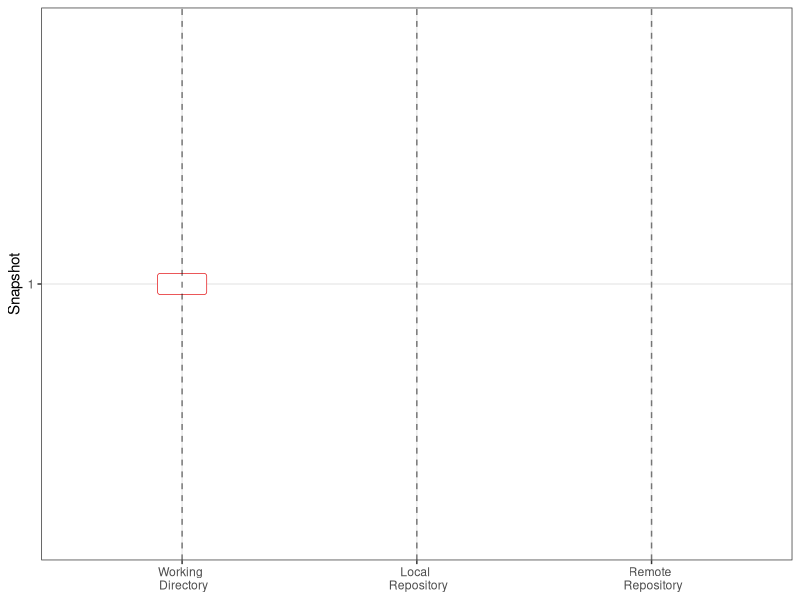
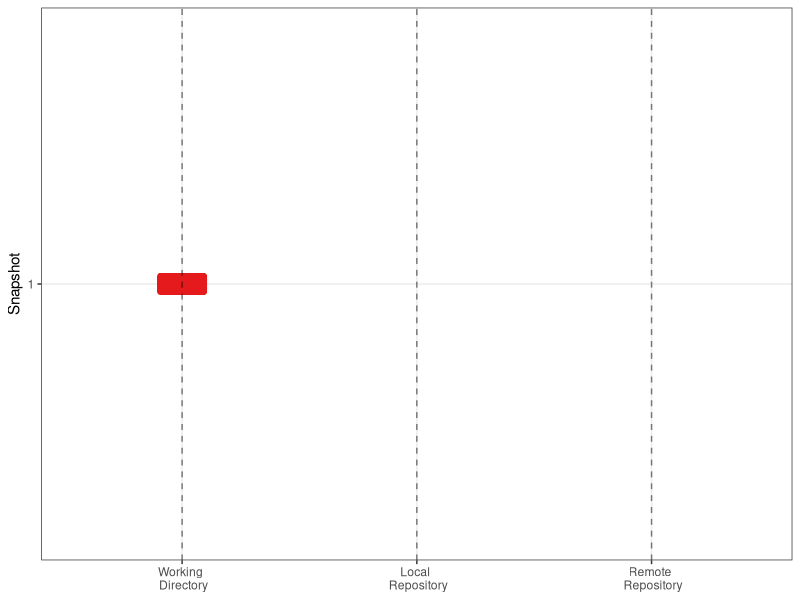
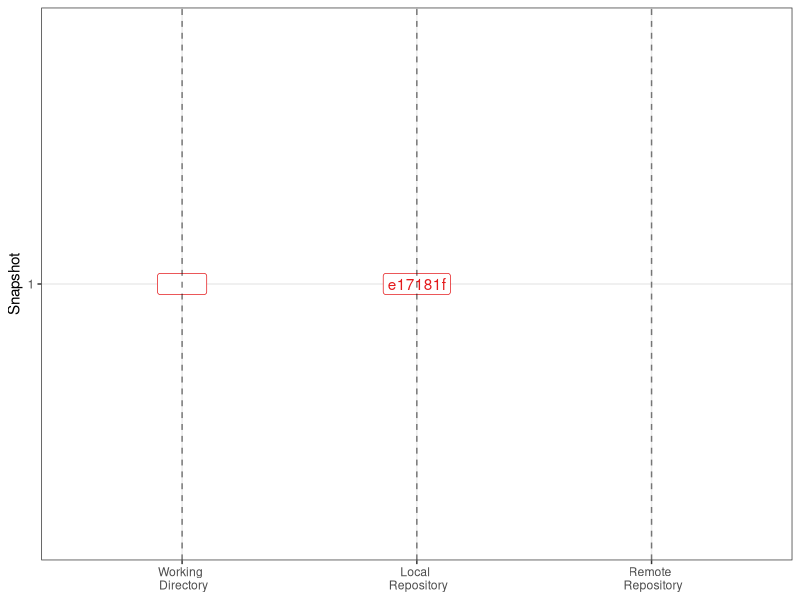
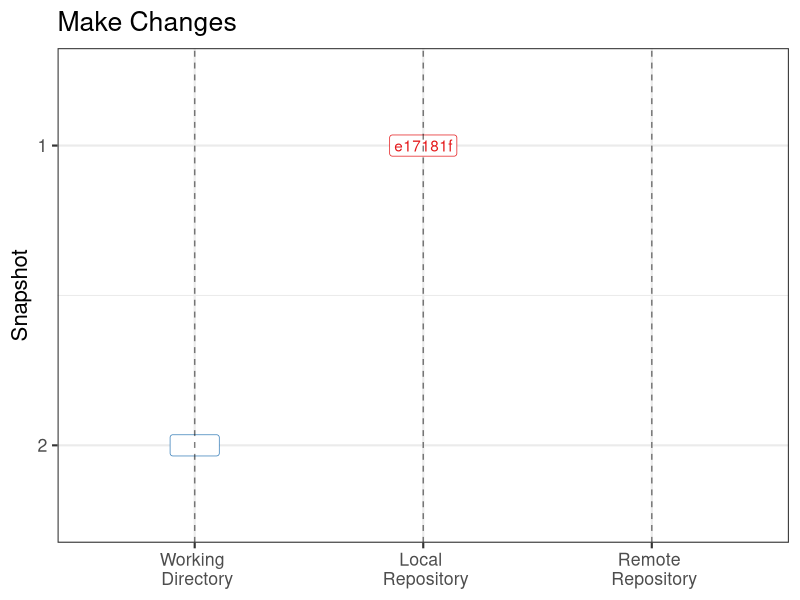
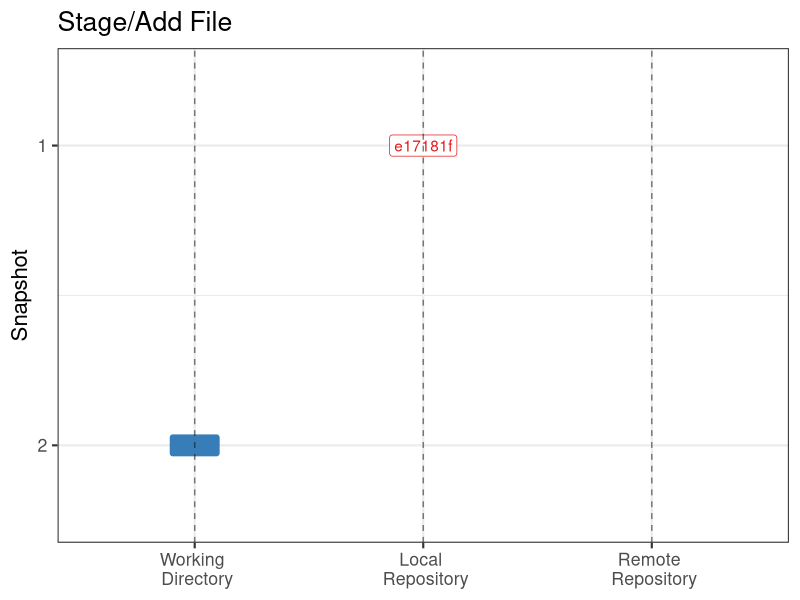
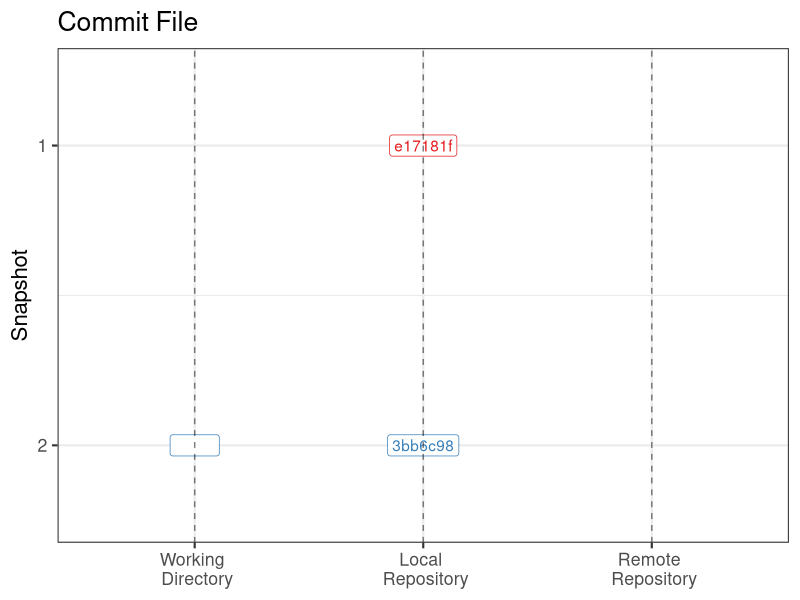
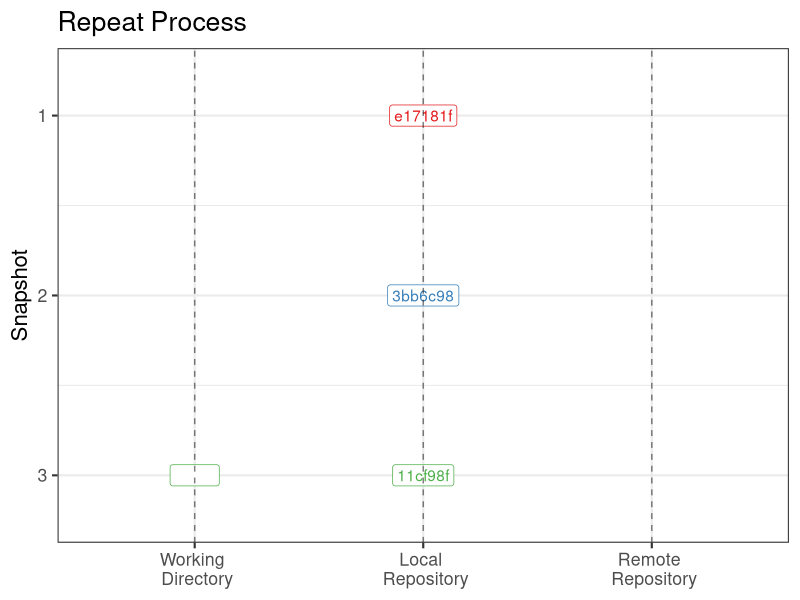

Recreate these plots in R, in order.
## ---- chunk 1
#| echo: false
#| message: false
#| warning: false
#| label: fig-init
#| fig-cap: The Git workspace after you have initilized a repository.
#| fig-height: 2
library(ggplot2)
library(tidyverse)
library(RColorBrewer)
dat <- 
  data.frame(location = c(1),
             snapshot = c(1),
             sha = c("none")) %>%
  mutate(fill = "",
         label = "          ")
  
#color/fill scale
my_colors <- c("#FFFFFF", brewer.pal(length(unique(dat$snapshot)), "Set1"))
names(my_colors) <- c("", unique(dat$sha))

ggplot(dat, aes(x = location, y = snapshot, label = label, color = sha)) + #
  geom_label() +
  geom_vline(xintercept = 1:3,
             linetype = 2,
             alpha = 0.5) +
  scale_x_discrete(limits = c("Working \n Directory",
                              "Local \n Repository",
                              "Remote \n Repository")) +
  scale_y_continuous(breaks = function(x) unique(floor(pretty(seq(0, max(x) + 1) * 1.1))),
                     trans = "reverse") +
  scale_color_manual(values = my_colors) +
  scale_fill_manual(values = my_colors) +
  guides(color = "none", fill = "none") +
  labs(x = NULL, y = "Snapshot") +
  theme_bw()
## ---- chunk 2
#| echo: false 
#| message: false 
#| warning: false 
#| label: fig-add
#| fig-cap: The Git workspace after you have staged files in your working directory which you intend to add to your local repository.
#| fig-height: 2 
dat <- 
  data.frame(location = c(1),
             snapshot = c(1),
             sha = c("none")) %>%
  mutate(fill = sha,
         label = "          ")
  
#color/fill scale
my_colors <- c("#FFFFFF", brewer.pal(length(unique(dat$snapshot)), "Set1"))
names(my_colors) <- c("", unique(dat$sha))

ggplot(dat, aes(x = location, y = snapshot, label = label, fill = fill, color = sha)) + #
  geom_label() +
  geom_vline(xintercept = 1:3,
             linetype = 2,
             alpha = 0.5) +
  scale_x_discrete(limits = c("Working \n Directory",
                              "Local \n Repository",
                              "Remote \n Repository")) +
  scale_y_continuous(breaks = function(x) unique(floor(pretty(seq(0, max(x) + 1) * 1.1))),
                     trans = "reverse") +
  scale_color_manual(values = my_colors) +
  scale_fill_manual(values = my_colors) +
  guides(color = "none", fill = "none") +
  labs(x = NULL, y = "Snapshot") +
  theme_bw()
## ---- chunk 3
#| echo: false 
#| message: false 
#| warning: false 
#| label: fig-commit
#| fig-cap: The Git workspace after you have committed your staged files to your local repository.
#| fig-height: 2 
dat <- 
  data.frame(location = c(1, 2),
             snapshot = c(1, 1),
             sha = c("e17181f", "e17181f")) %>%
  mutate(fill = "", #ifelse(location %in% c(1, 5), sha, ""),
         label = ifelse(location %in% c(1, 5), "          ", sha))
  
#color/fill scale
my_colors <- c("#FFFFFF", brewer.pal(length(unique(dat$snapshot)), "Set1"))
names(my_colors) <- c("", unique(dat$sha))

ggplot(dat, aes(x = location, y = snapshot, label = label, fill = fill, color = sha)) + #
  geom_label() +
  geom_vline(xintercept = 1:3,
             linetype = 2,
             alpha = 0.5) +
  scale_x_discrete(limits = c("Working \n Directory",
                              "Local \n Repository",
                              "Remote \n Repository")) +
  scale_y_continuous(breaks = function(x) unique(floor(pretty(seq(0, max(x) + 1) * 1.1))),
                     trans = "reverse") +
  scale_color_manual(values = my_colors) +
  scale_fill_manual(values = my_colors) +
  guides(color = "none", fill = "none") +
  labs(x = NULL, y = "Snapshot") +
  theme_bw()
## ---- chunk 4
#| echo: false 
#| message: false 
#| warning: false
#| fig.height: 4

dat <- 
  data.frame(location = c(1, 2),
             snapshot = c(2, 1),
             sha = c("none", "e17181f")) %>%
  mutate(fill = "", #ifelse(location %in% c(1, 5), sha, ""),
         label = ifelse(location %in% c(1, 5), "          ", sha))
  
#color/fill scale
my_colors <- c("#FFFFFF", brewer.pal(9, "Set1"))
names(my_colors) <- c("", unique(dat$sha)[rev(sort(unique(dat$snapshot)))])

ggplot(dat, aes(x = location, y = snapshot, label = label, fill = fill, color = sha)) + 
  geom_label() +
  geom_vline(xintercept = 1:3,
             linetype = 2,
             alpha = 0.5) +
  scale_x_discrete(limits = c("Working \n Directory",
                              "Local \n Repository",
                              "Remote \n Repository")) +
  scale_y_continuous(breaks = function(x) unique(floor(pretty(seq(0, max(x) + 1) * 1.1))),
                     limits = c(max(dat$snapshot) + 0.25, min(dat$snapshot) - 0.25),
                     trans = "reverse") +
  scale_color_manual(values = my_colors) +
  scale_fill_manual(values = my_colors) +
  guides(color = "none", fill = "none") +
  labs(title = "Make Changes", x = NULL, y = "Snapshot") +
  theme_bw(base_size = 16)
## ---- chunk 5
#| echo: false 
#| message: false 
#| warning: false
#| fig.height: 4

dat <- 
  data.frame(location = c(1, 2),
             snapshot = c(2, 1),
             sha = c("none", "e17181f")) %>%
  mutate(fill = ifelse(location %in% c(1, 5), sha, ""),
         label = ifelse(location %in% c(1, 5), "          ", sha))
  
#color/fill scale
my_colors <- c("#FFFFFF", brewer.pal(9, "Set1"))
names(my_colors) <- c("", unique(dat$sha)[rev(sort(unique(dat$snapshot)))])

ggplot(dat, aes(x = location, y = snapshot, label = label, fill = fill, color = sha)) + 
  geom_label() +
  geom_vline(xintercept = 1:3,
             linetype = 2,
             alpha = 0.5) +
  scale_x_discrete(limits = c("Working \n Directory",
                              "Local \n Repository",
                              "Remote \n Repository")) +
  scale_y_continuous(breaks = function(x) unique(floor(pretty(seq(0, max(x) + 1) * 1.1))),
                     limits = c(max(dat$snapshot) + 0.25, min(dat$snapshot) - 0.25),
                     trans = "reverse") +
  scale_color_manual(values = my_colors) +
  scale_fill_manual(values = my_colors) +
  guides(color = "none", fill = "none") +
  labs(title = "Stage/Add File", x = NULL, y = "Snapshot") +
  theme_bw(base_size = 16)
## ---- chunk 6
#| echo: false 
#| message: false 
#| warning: false
#| fig.height: 4 

sha = c("e17181f", "3bb6c98")

dat <- 
  data.frame(location = c(1, 2, 2),
             snapshot = c(2, 1, 2)) %>%
  mutate(sha = sha[snapshot],
         fill = "", #ifelse(location %in% c(1, 5), sha, ""),
         label = ifelse(location %in% c(1, 5), "          ", sha))
  
#color/fill scale
my_colors <- c("#FFFFFF", brewer.pal(9, "Set1"))
names(my_colors) <- c("", sha)

ggplot(dat, aes(x = location, y = snapshot, label = label, fill = fill, color = sha)) + 
  geom_label() +
  geom_vline(xintercept = 1:3,
             linetype = 2,
             alpha = 0.5) +
  scale_x_discrete(limits = c("Working \n Directory",
                              "Local \n Repository",
                              "Remote \n Repository")) +
  scale_y_continuous(breaks = function(x) unique(floor(pretty(seq(0, max(x) + 1) * 1.1))),
                     limits = c(max(dat$snapshot) + 0.25, min(dat$snapshot) - 0.25),
                     trans = "reverse") +
  scale_color_manual(values = my_colors) +
  scale_fill_manual(values = my_colors) +
  guides(color = "none", fill = "none") +
  labs(title = "Commit File", x = NULL, y = "Snapshot") +
  theme_bw(base_size = 16)
## ---- chunk 7
#| echo: false 
#| message: false 
#| warning: false 
#| fig-height: 5 
sha = c("e17181f", "3bb6c98", "11cf98f")

dat <- 
  data.frame(location = c(1, 2, 2, 2),
             snapshot = c(3, 1, 2, 3)) %>%
  mutate(sha = sha[snapshot],
         fill = "", #ifelse(location %in% c(1, 5), sha, ""),
         label = ifelse(location %in% c(1, 5), "          ", sha))
  
#color/fill scale
my_colors <- c("#FFFFFF", brewer.pal(9, "Set1"))
names(my_colors) <- c("", sha)

ggplot(dat, aes(x = location, y = snapshot, label = label, fill = fill, color = sha)) + 
  geom_label() +
  geom_vline(xintercept = 1:3,
             linetype = 2,
             alpha = 0.5) +
  scale_x_discrete(limits = c("Working \n Directory",
                              "Local \n Repository",
                              "Remote \n Repository")) +
  scale_y_continuous(breaks = function(x) unique(floor(pretty(seq(0, max(x) + 1) * 1.1))),
                     limits = c(max(dat$snapshot) + 0.25, min(dat$snapshot) - 0.25),
                     trans = "reverse") +
  scale_color_manual(values = my_colors) +
  scale_fill_manual(values = my_colors) +
  guides(color = "none", fill = "none") +
  labs(title = "Repeat Process", x = NULL, y = "Snapshot") +
  theme_bw(base_size = 16)
